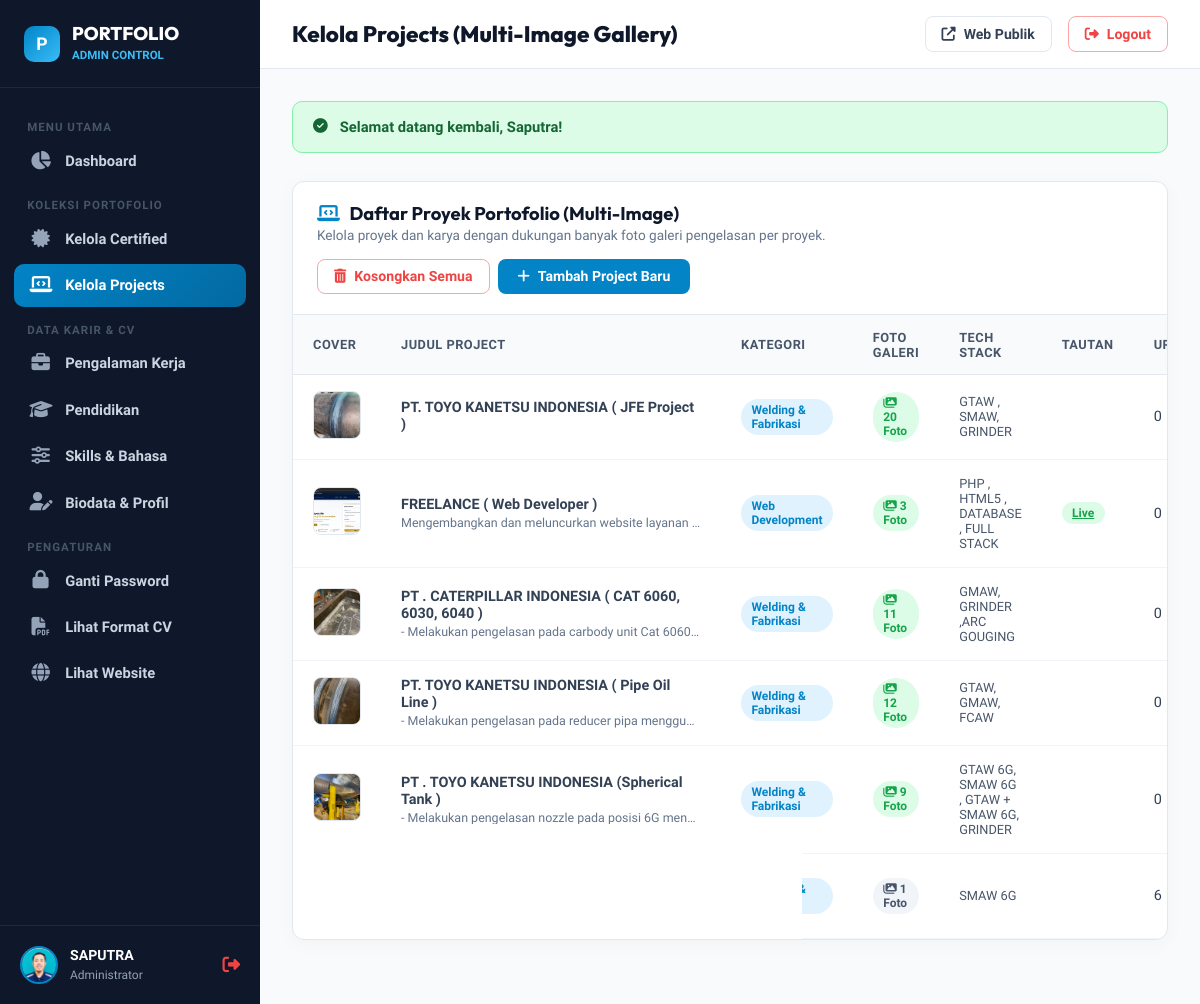
Screenshot of /MrSvz1404/projects.php (signed in) with the database file from the repository.
### tables this page shows
CREATE TABLE profile (
                id INTEGER PRIMARY KEY,
                full_name TEXT NOT NULL,
                title TEXT NOT NULL,
                phone TEXT,
                email TEXT,
                address TEXT,
                linkedin TEXT,
                github TEXT,
                bio TEXT,
                avatar TEXT,
                updated_at DATETIME DEFAULT CURRENT_TIMESTAMP
            , bio_en TEXT);

CREATE TABLE projects (
                id INTEGER PRIMARY KEY AUTOINCREMENT,
                title TEXT NOT NULL,
                category TEXT NOT NULL,
                description TEXT,
                tech_stack TEXT,
                live_url TEXT,
                github_url TEXT,
                image TEXT,
                featured INTEGER DEFAULT 1,
                sort_order INTEGER DEFAULT 0,
                created_at DATETIME DEFAULT CURRENT_TIMESTAMP
            , title_en TEXT, description_en TEXT);

### MrSvz1404/projects.php (the view, shortened to what the rows shown need)
<?php
require_once __DIR__ . '/auth_check.php';
$db = Database::getConnection();
$action = $_GET['action'] ?? 'list';
$id = isset($_GET['id']) ? (int)$_GET['id'] : 0;
$currentItem = null;
$galleryImages = [];
$projects = $db->query("SELECT * FROM projects ORDER BY sort_order ASC, id DESC")->fetchAll();
$imgCounts = [];
$countsQuery = $db->query("SELECT project_id, COUNT(*) as cnt FROM project_images GROUP BY project_id")->fetchAll();
foreach ($countsQuery as $cq) {
    $imgCounts[$cq['project_id']] = (int)$cq['cnt'];
}
$pageTitle = 'Kelola Projects (Multi-Image Gallery)';
require_once __DIR__ . '/header.php';
?>
<?php if ($action === 'add' || $action === 'edit'): ?>
  <div class="admin-card">
    <div class="admin-card-header">
      <h3 class="admin-card-title">
        <i class="fas <?= $action === 'add' ? 'fa-plus-circle' : 'fa-edit' ?>" style="color: var(--admin-primary); margin-right: 6px;"></i>
        <?= $action === 'add' ? 'Tambah Project Baru' : 'Edit Project' ?>
      </h3>
      <a href="<?= base_url('MrSvz1404/projects.php') ?>" class="btn-outline-action">
        <i class="fas fa-arrow-left"></i> Kembali ke Daftar
      </a>
    </div>
    <div class="admin-modal-body">
      <form action="<?= base_url('MrSvz1404/projects.php' . ($action === 'edit' ? '?action=edit&id=' . $id : '?action=add')) ?>" method="POST" enctype="multipart/form-data">
        <input type="hidden" name="existing_image" value="<?= sanitize($currentItem['image'] ?? 'assets/images/proj-automation.jpg') ?>">
        <div class="form-grid">
          <div class="admin-input-group">
            <label class="admin-label" for="title">Judul / Nama Project (Bahasa Indonesia) *</label>
            <input type="text" id="title" name="title" class="admin-input" required
                   value="<?= sanitize($currentItem['title'] ?? '') ?>" placeholder="Contoh: Pengelasan Pipeline 6G Tekanan Tinggi">
          </div>
          <div class="admin-input-group">
            <label class="admin-label" for="title_en">Project Title (English) <span style="color:#0284c7;">[Default Website]</span></label>
            <input type="text" id="title_en" name="title_en" class="admin-input"
                   value="<?= sanitize($currentItem['title_en'] ?? '') ?>" placeholder="e.g. High Pressure Pipeline & Vessel 6G Welding">
          </div>
          <div class="admin-input-group">
            <label class="admin-label" for="category">Kategori Proyek *</label>
            <input type="text" id="category" name="category" list="category_suggestions" class="admin-input" required
                   value="<?= sanitize($currentItem['category'] ?? '') ?>" placeholder="Pilih atau ketik kategori baru">
            <datalist id="category_suggestions">
              <option value="Welding & Fabrikasi">
              <option value="Web Automation">
              <option value="Web Development">
              <option value="Desktop Application">
              <option value="Data Scraping">
            </datalist>
          </div>
          <div class="admin-input-group">
            <label class="admin-label" for="tech_stack">Teknologi / Metode / Alat yang Digunakan</label>
            <input type="text" id="tech_stack" name="tech_stack" class="admin-input"
                   value="<?= sanitize($currentItem['tech_stack'] ?? '') ?>" placeholder="Contoh: GTAW (TIG), SMAW, ASME IX, Pipe 6G">
          </div>
          <div class="admin-input-group">
            <label class="admin-label" for="live_url">Link Demo / Aplikasi Berjalan (Opsional)</label>
            <input type="text" id="live_url" name="live_url" class="admin-input"
                   value="<?= sanitize($currentItem['live_url'] ?? '') ?>" placeholder="https://demo-app.com">
          </div>
          <div class="admin-input-group">
            <label class="admin-label" for="github_url">Link Repositori GitHub / Video Kerja (Opsional)</label>
            <input type="text" id="github_url" name="github_url" class="admin-input"
                   value="<?= sanitize($currentItem['github_url'] ?? '') ?>" placeholder="https://github.com/masputra1404/...">
          </div>
          <div class="admin-input-group">
            <label class="admin-label" for="sort_order">Urutan Tampil (Angka kecil tampil di depan)</label>
            <input type="number" id="sort_order" name="sort_order" class="admin-input"
                   value="<?= (int)($currentItem['sort_order'] ?? 0) ?>">
          </div>
          <div class="admin-input-group">
            <label class="admin-label" for="image">Foto Sampul Utama (Cover Thumbnail)</label>
            <input type="file" id="image" name="image" class="admin-input" accept="image/*" data-preview="proj-preview">
            <small style="color: #64748b; font-size: 0.78rem;">Foto utama yang tampil pada kartu project di halaman muka. Maks 5MB.</small>
            <div id="proj-preview" class="preview-box" style="<?= !empty($currentItem['image']) ? 'display:block;' : '' ?>">
              <?php if (!empty($currentItem['image'])): ?>
                <img src="<?= base_url($currentItem['image']) ?>" alt="Preview">
              <?php endif; ?>
            </div>
          </div>
          <div class="admin-input-group form-full" style="background: #f0fdf4; border: 1.5px dashed #86efac; border-radius: 12px; padding: 1.25rem;">
            <label class="admin-label" for="gallery" style="color: #166534; font-size: 0.95rem; font-weight: 700;">
              <i class="fas fa-images" style="color: #16a34a; margin-right: 6px;"></i> Unggah Foto Galeri / Hasil Pengelasan (Bisa Pilih Banyak Foto Sekaligus)
            </label>
            <input type="file" id="gallery" name="gallery[]" class="admin-input" accept="image/*" multiple style="background: #ffffff;">
            <div style="color: #15803d; font-size: 0.8rem; margin-top: 6px; line-height: 1.45;">
              <i class="fas fa-lightbulb"></i> <strong>Tips:</strong> Tekan tombol <kbd style="background:#e2e8f0; padding:1px 5px; border-radius:4px; font-weight:700;">Ctrl</kbd> atau <kbd style="background:#e2e8f0; padding:1px 5px; border-radius:4px; font-weight:700;">Shift</kbd> saat memilih file di komputer untuk memilih <strong>banyak foto sekaligus</strong>. Sangat cocok untuk mengunggah berbagai tahap pengelasan (Root Pass, Capping, Fit-up, Hasil X-Ray, dsb).
            </div>
          </div>
          <?php if ($action === 'edit'): ?>
            <div class="admin-input-group form-full" style="background: #f8fafc; border: 1px solid #e2e8f0; border-radius: 12px; padding: 1.25rem;">
              <div style="display: flex; align-items: center; justify-content: space-between; flex-wrap: wrap; gap: 0.5rem; margin-bottom: 0.75rem;">
                <h4 style="font-size: 0.95rem; font-weight: 700; color: #1e293b; margin: 0;">
                  <i class="fas fa-photo-video" style="color: #0284c7; margin-right: 6px;"></i>
                  Galeri Foto Proyek Saat Ini (<?= count($galleryImages) ?> Foto Tambahan)
                </h4>
                <span style="font-size: 0.78rem; color: #64748b;">Klik tombol sampah merah untuk menghapus foto individual</span>
              </div>
              <?php if (empty($galleryImages)): ?>
                <p style="font-size: 0.85rem; color: #64748b; font-style: italic; margin: 0.5rem 0 0;">
                  Belum ada foto galeri tambahan. Unggah foto-foto pengelasan pada kotak hijau di atas lalu simpan.
                </p>
              <?php else: ?>
                <div class="gallery-thumbs-grid">
                  <?php foreach ($galleryImages as $gimg): ?>
                    <div class="gallery-thumb-item">
                      <img src="<?= base_url($gimg['image']) ?>" alt="Gallery Foto">
                      <a href="<?= base_url('MrSvz1404/projects.php?action=delete_img&img_id=' . $gimg['id'] . '&proj_id=' . $id) ?>"
                         onclick="return confirm('Hapus foto ini dari galeri project?');"
                         class="gallery-thumb-delete" title="Hapus foto ini">
                        <i class="fas fa-trash-alt"></i>
                      </a>
                    </div>
                  <?php endforeach; ?>
                </div>
              <?php endif; ?>
            </div>
          <?php endif; ?>
          <div class="admin-input-group form-full">
            <label class="admin-label" for="description">Deskripsi Lengkap Project (Bahasa Indonesia)</label>
            <textarea id="description" name="description" class="admin-textarea" rows="3"
                      placeholder="Jelaskan spesifikasi pengelasan, standar ASME/AWS, metode pemeriksaan NDT/Visual, atau fitur aplikasi..."><?= sanitize($currentItem['description'] ?? '') ?></textarea>
          </div>
          <div class="admin-input-group form-full">
            <label class="admin-label" for="description_en">Project Description (English) <span style="color:#0284c7;">[Tampil Sebagai Default di Website]</span></label>
            <textarea id="description_en" name="description_en" class="admin-textarea" rows="3"
                      placeholder="Explain welding specs, ASME/AWS code, NDT/Visual testing methods, or system features in English..."><?= sanitize($currentItem['description_en'] ?? '') ?></textarea>
          </div>
        </div>
        <div style="display: flex; gap: 0.75rem; justify-content: flex-end; margin-top: 1.5rem; padding-top: 1.25rem; border-top: 1px solid var(--admin-border);">
          <a href="<?= base_url('MrSvz1404/projects.php') ?>" class="btn-outline-action">Batal</a>
          <button type="submit" class="btn-admin-action">
            <i class="fas fa-save"></i> Simpan Project & Galeri
          </button>
        </div>
      </form>
    </div>
  </div>
<?php else: ?>
  <div class="admin-card">
    <div class="table-responsive">
      <table class="admin-table">
        <thead>
          <tr>
            <th style="width: 70px;">Cover</th>
            <th>Judul Project</th>
            <th>Kategori</th>
            <th>Foto Galeri</th>
            <th>Tech Stack</th>
            <th>Tautan</th>
            <th>Urutan</th>
          </tr>
        </thead>
        <tbody>
          <?php if (empty($projects)): ?>
            <tr>
              <td colspan="8" style="text-align: center; padding: 2.5rem; color: #64748b;">
                <i class="fas fa-folder-open" style="font-size: 2rem; color: #cbd5e1; margin-bottom: 0.5rem; display: block;"></i>
                Belum ada project yang ditambahkan. Klik tombol "Tambah Project Baru" untuk memulai.
              </td>
            </tr>
          <?php else: ?>
            <?php foreach ($projects as $p): ?>
              <tr>
                <td>
                  <img src="<?= base_url($p['image'] ?: 'assets/images/proj-automation.jpg') ?>" class="table-img" alt="">
                </td>
                <td>
                  <strong><?= sanitize($p['title']) ?></strong>
                  <div style="font-size: 0.78rem; color: #64748b; max-width: 300px; white-space: nowrap; overflow: hidden; text-overflow: ellipsis; margin-top: 2px;">
                    <?= sanitize($p['description']) ?>
                  </div>
                </td>
                <td>
                  <span class="badge-status blue"><?= sanitize($p['category']) ?></span>
                </td>
                <td>
                  <?php
                    $additionalCount = $imgCounts[$p['id']] ?? 0;
                    $totalPhotos = $additionalCount + (!empty($p['image']) ? 1 : 0);
                  ?>
                  <span class="badge-status <?= $totalPhotos > 1 ? 'green' : 'gray' ?>" style="font-weight: 700;">
                    <i class="fas fa-images"></i> <?= $totalPhotos ?> Foto
                  </span>
                </td>
                <td>
                  <div style="font-size: 0.8rem; color: #475569; max-width: 180px;">
                    <?= sanitize($p['tech_stack']) ?>
                  </div>
                </td>
                <td>
                  <div style="display: flex; gap: 0.4rem;">
                    <?php if (!empty($p['live_url']) && $p['live_url'] !== '#'): ?>
                      <a href="<?= sanitize($p['live_url']) ?>" target="_blank" class="badge-status green" title="Live Demo">Live</a>
                    <?php endif; ?>
                  </div>
                </td>
                <td><?= (int)$p['sort_order'] ?></td>
              </tr>
            <?php endforeach; ?>
          <?php endif; ?>
        </tbody>
      </table>
    </div>
  </div>
<?php endif; ?>
<?php require_once __DIR__ . '/footer.php'; ?>

### MrSvz1404/header.php (shortened to what the rows shown need)
<?php
require_once __DIR__ . '/auth_check.php';
?>
<!DOCTYPE html>
<html lang="id">
<head>
  <link rel="stylesheet" href="https://cdnjs.cloudflare.com/ajax/libs/font-awesome/6.5.1/css/all.min.css" />
  <link rel="stylesheet" href="<?= base_url('assets/css/admin.css') ?>">
</head>
<body class="admin-body">
  <aside class="admin-sidebar">
    <div class="sidebar-header">
      <div class="sidebar-brand-text">
        <h2>PORTFOLIO</h2>
      </div>
    </div>
    <div class="sidebar-footer">
      <div class="sidebar-user">
        <img src="<?= base_url($profile['avatar'] ?: 'assets/images/avatar.png') ?>" alt="User" class="sidebar-user-avatar">
        <div class="sidebar-user-info">
          <span><?= sanitize($profile['full_name']) ?></span>
          <small>Administrator</small>
        </div>
      </div>
    </div>
  </aside>
  <main class="admin-main">
    <header class="admin-topbar">
      <div class="topbar-left">
        <div class="topbar-title">
          <h1><?= $pageTitle ?? 'Admin Control' ?></h1>
        </div>
      </div>
    </header>
    <div class="admin-content">

### rows the page displays
profile: avatar (placeholder picture), full_name "SAPUTRA"
projects: image (picture), title "PT. TOYO KANETSU INDONESIA ( JFE Project )", category "Welding & Fabrikasi", totalPhotos "20", tech_stack "GTAW , SMAW, GRINDER", sort_order "0"
projects: image (picture), title "FREELANCE ( Web Developer )", description "Mengembangkan dan meluncurkan website layanan…", category "Web Development", totalPhotos "3", tech_stack "PHP , HTML5 , DATABASE , FULL STACK", sort_order "0"
projects: image (picture), title "PT . CATERPILLAR INDONESIA ( CAT 6060, 6030, 6040 )", description "- Melakukan pengelasan pada carbody unit Cat 6060…", category "Welding & Fabrikasi", totalPhotos "11", tech_stack "GMAW, GRINDER ,ARC GOUGING", sort_order "0"
projects: image (picture), title "PT. TOYO KANETSU INDONESIA ( Pipe Oil Line )", description "- Melakukan pengelasan pada reducer pipa menggu…", category "Welding & Fabrikasi", totalPhotos "12", tech_stack "GTAW, GMAW, FCAW", sort_order "0"
projects: image (picture), title "PT . TOYO KANETSU INDONESIA (Spherical Tank )", description "- Melakukan pengelasan nozzle pada posisi 6G men…", category "Welding & Fabrikasi", totalPhotos "9", tech_stack "GTAW 6G, SMAW 6G , GTAW + SMAW 6G, GRINDER", sort_order "0"
projects: image (picture), category "Welding & Fabrikasi", totalPhotos "1", tech_stack "SMAW 6G", sort_order "6"

### other values shown
$pageTitle "Kelola Projects (Multi-Image Gallery)"
$flash['message'] "Selamat datang kembali, Saputra!"
